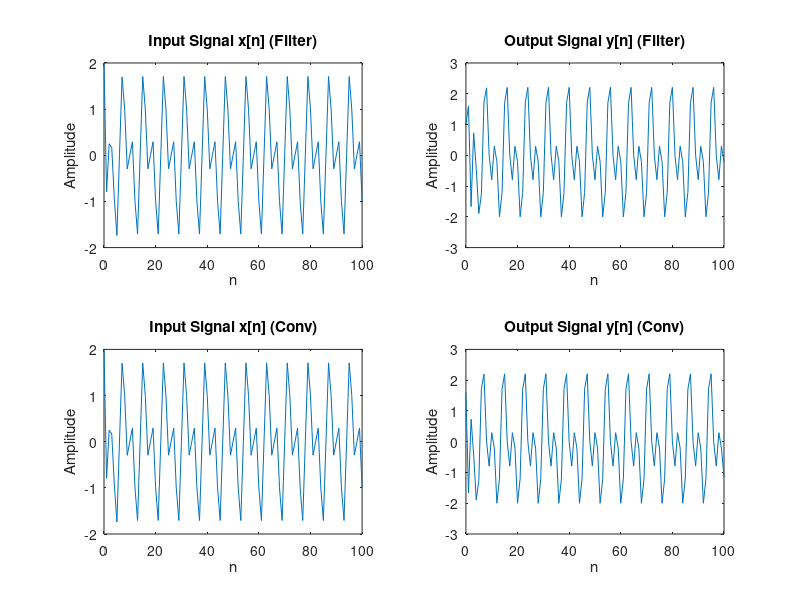

Source code (MATLAB):
% Define the input signal x[n]
n = 0:100;
x = cos(pi*n/4) - sin(pi*n/2) + (-1/2).^n;

% Define the system's impulse response
% For example, let's define a moving average filter of length 10
b = [1/2, 1, -1/2]; % impulse response

% Apply the filter using the filter function
y_filter = filter(b, 1, x);

% Apply the filter using the conv function
y_conv = conv(x, b, 'same');

% Plot the input and output signals using filter function
subplot(2,2,1);
plot(n, x);
title('Input Signal x[n] (Filter)');
xlabel('n');
ylabel('Amplitude');

subplot(2,2,2);
plot(n, y_filter);
title('Output Signal y[n] (Filter)');
xlabel('n');
ylabel('Amplitude');

% Plot the input and output signals using conv function
subplot(2,2,3);
plot(n, x);
title('Input Signal x[n] (Conv)');
xlabel('n');
ylabel('Amplitude');

subplot(2,2,4);
plot(n, y_conv);
title('Output Signal y[n] (Conv)');
xlabel('n');
ylabel('Amplitude');
